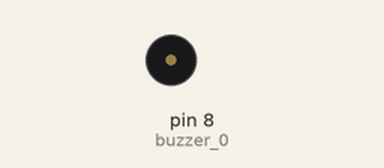
A sketch run on a simulated Arduino Uno, built with avr-gcc and run on an emulated ATmega328P. On the bench: buzzer (waves = sounding).

Above: at 0.1 s.
Timing chart, 0 to 1.6 s (numbered marks = the images above):
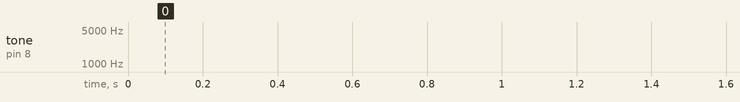

The sketch:

sketch_dec16b.ino
```cpp
int buzzer_0=8;

float sinVal=0;
int toneVal=0;
void setup() {
  // put your setup code here, to run once:
    pinMode(buzzer_0,OUTPUT);

}

void loop() {
  // put your main code here, to run repeatedly:
 for(int x=0; x<180; x++){
           //将sin函数角度转化为弧度
           sinVal = (sin(x*(3.1412/180)));
           //用sin函数值产生声音的频率
           toneVal = 2000+(int(sinVal*1000));
           //给引脚8一个
           tone(8, toneVal,2);
           delay(2);
          }
}
```
